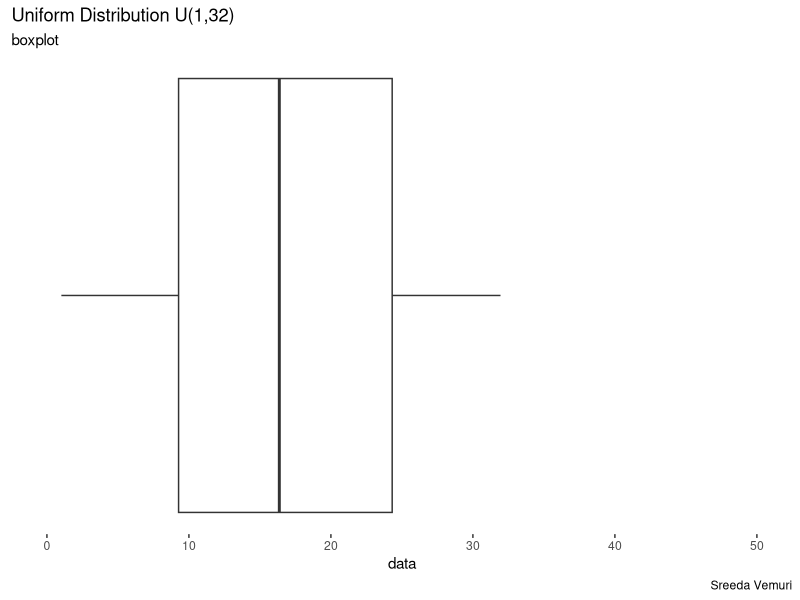
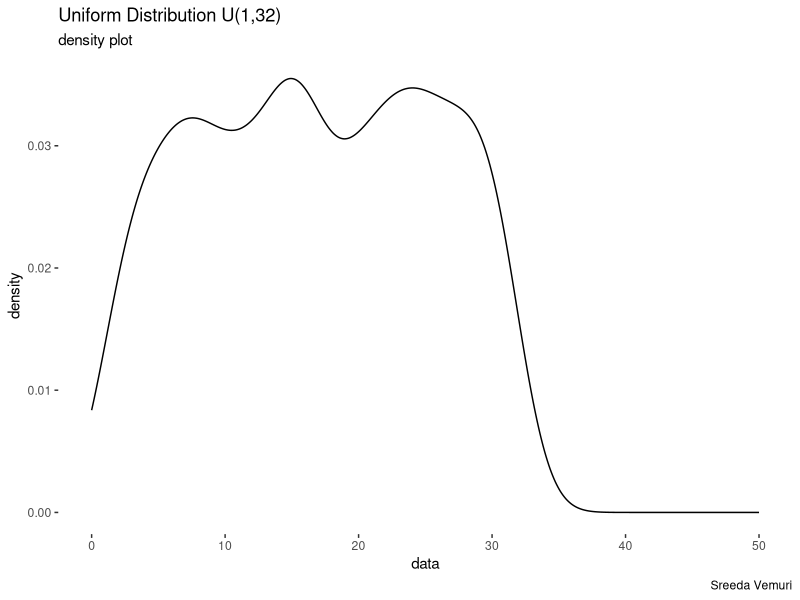
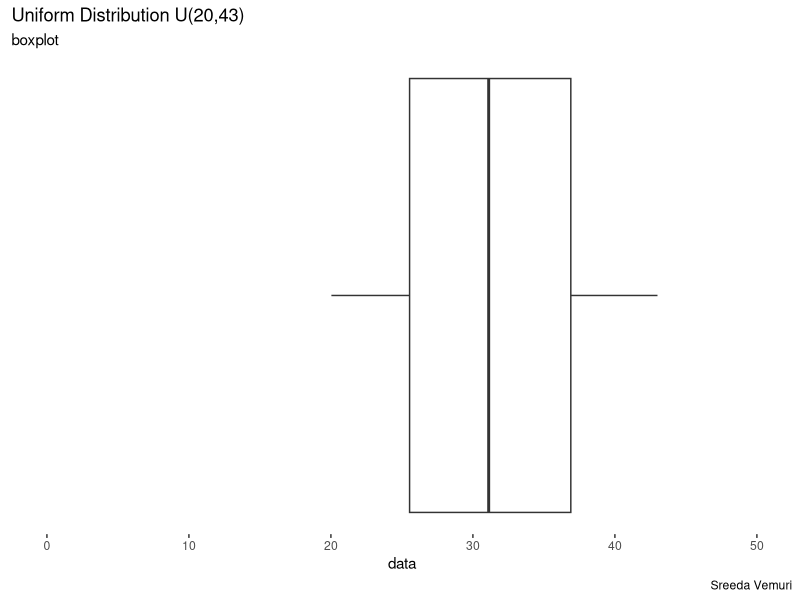
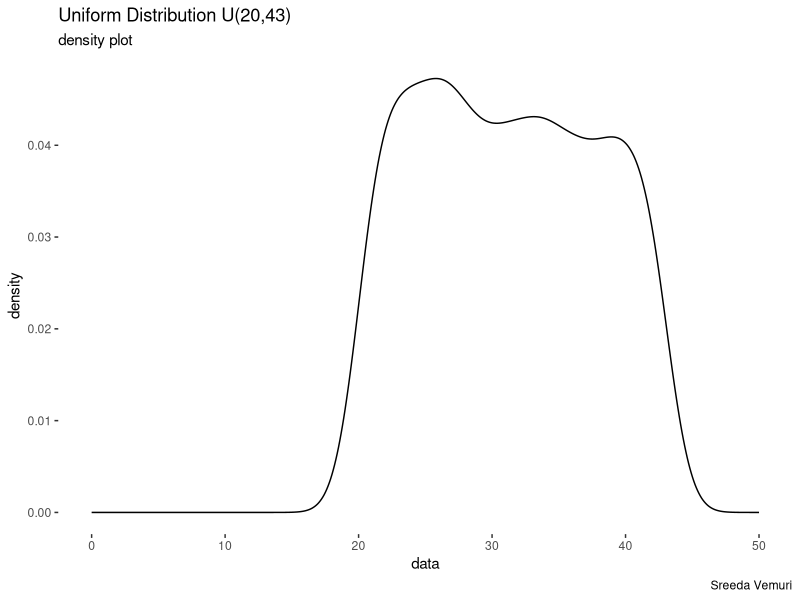
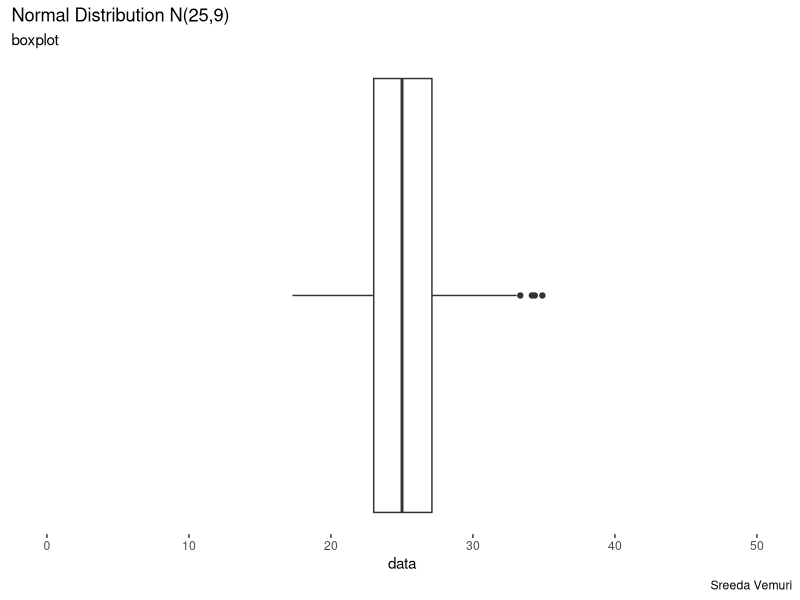
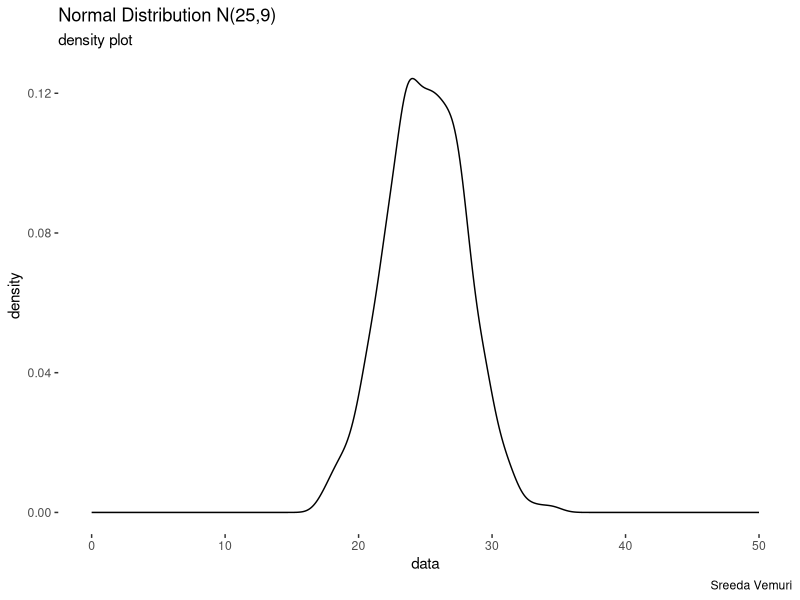
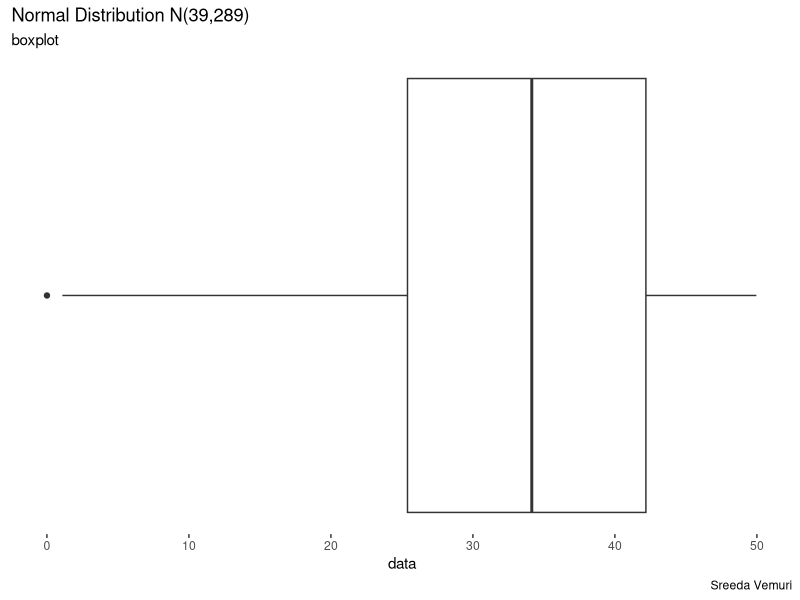
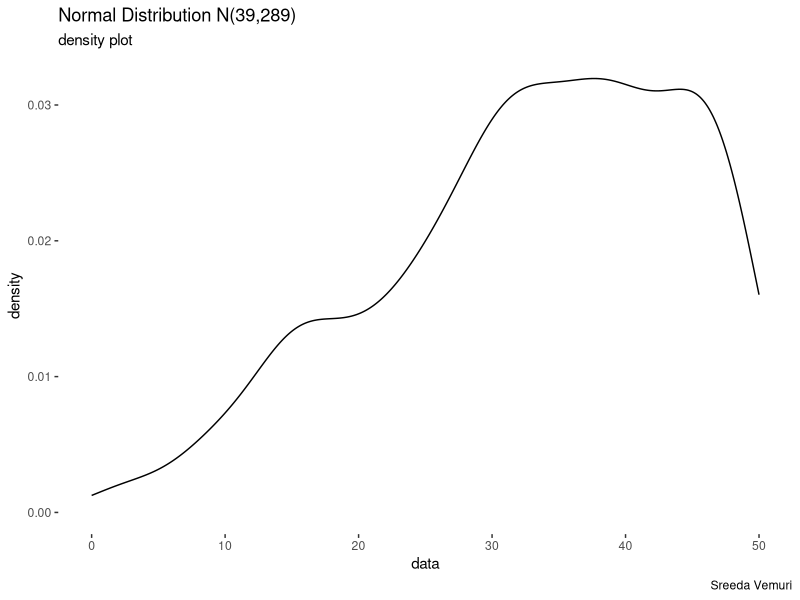

Generate these figures, in order, with R:
## ---- chunk 1
library("ggplot2")
## ---- chunk 2
N <- 1000
a <- 1
b <- 32
data <- runif(N, a, b) #function that is used when creating the plots
df <- data.frame(data)

ggplot(df, aes(y = data)) +
  coord_flip() +
  geom_boxplot() + #Creates a boxplot
  labs(title = paste0("Uniform Distribution U(", a, ",", b, ")"),
       subtitle = "boxplot",
       caption = "Sreeda Vemuri") +
  theme(axis.text.y = element_blank(),
        axis.ticks.y = element_blank(),
        panel.background = element_blank(),
        panel.grid.major = element_blank(),
        panel.grid.minor = element_blank()) +
  ylim(0,50) 

ggplot(df, aes(x = data)) +
  geom_density(kernel = "gaussian") + # curve that plots the function in a linear format
  labs(title = paste0("Uniform Distribution U(", a, ",", b, ")"),
       subtitle = "density plot",
       caption = "Sreeda Vemuri") +
  theme(panel.background = element_blank(), #color of the background of the bar plot, can be changed by element_rect(fill, color, size)
        panel.grid.major = element_blank(),
        panel.grid.minor = element_blank()) +
  xlim(0,50) #x-axis limits (0-50)
## ---- chunk 3
N <- 1000
a <- 20
b <- 43
data <- runif(N, a, b)
df <- data.frame(data)

ggplot(df, aes(y = data)) +
  coord_flip() +
  geom_boxplot() +
  labs(title = paste0("Uniform Distribution U(", a, ",", b, ")"),
       subtitle = "boxplot",
       caption = "Sreeda Vemuri") +
  theme(axis.text.y = element_blank(),
        axis.ticks.y = element_blank(),
        panel.background = element_blank(),
        panel.grid.major = element_blank(),
        panel.grid.minor = element_blank()) +
  ylim(0,50)

ggplot(df, aes(x = data)) +
  geom_density(kernel = "gaussian") +
  labs(title = paste0("Uniform Distribution U(", a, ",", b, ")"),
       subtitle = "density plot",
       caption = "Sreeda Vemuri") +
  theme(panel.background = element_blank(),
        panel.grid.major = element_blank(),
        panel.grid.minor = element_blank()) +
  xlim(0,50)
## ---- chunk 4
N <- 1000
mu <- 25
sd <- 3
data <- rnorm(N, mu, sd)
df <- data.frame(data)

ggplot(df, aes(y = data)) +
  coord_flip() +
  geom_boxplot() +
  labs(title = paste0("Normal Distribution N(", mu, ",", sd*sd, ")"),
       subtitle = "boxplot",
       caption = "Sreeda Vemuri") +
  theme(axis.text.y = element_blank(),
        axis.ticks.y = element_blank(),
        panel.background = element_blank(),
        panel.grid.major = element_blank(),
        panel.grid.minor = element_blank()) +
  ylim(0,50)

ggplot(df, aes(x = data)) +
  geom_density(kernel = "gaussian") +
  labs(title = paste0("Normal Distribution N(", mu, ",", sd*sd, ")"),
       subtitle = "density plot",
       caption = "Sreeda Vemuri") +
  theme(panel.background = element_blank(),
        panel.grid.major = element_blank(),
        panel.grid.minor = element_blank()) +
  xlim(0,50)
## ---- chunk 5
N <- 1000
mu <- 39
sd <- 17
data <- rnorm(N, mu, sd)
df <- data.frame(data)

ggplot(df, aes(y = data)) +
  coord_flip() +
  geom_boxplot() +
  labs(title = paste0("Normal Distribution N(", mu, ",", sd*sd, ")"),
       subtitle = "boxplot",
       caption = "Sreeda Vemuri") +
  theme(axis.text.y = element_blank(),
        axis.ticks.y = element_blank(),
        panel.background = element_blank(),
        panel.grid.major = element_blank(),
        panel.grid.minor = element_blank()) +
  ylim(0,50)

ggplot(df, aes(x = data)) +
  geom_density(kernel = "gaussian") +
  labs(title = paste0("Normal Distribution N(", mu, ",", sd*sd, ")"),
       subtitle = "density plot",
       caption = "Sreeda Vemuri") +
  theme(panel.background = element_blank(),
        panel.grid.major = element_blank(),
        panel.grid.minor = element_blank()) +
  xlim(0,50)
## ---- chunk 6
N <- 1000
mu <- 32
data <- rexp(N, 1/mu)
df <- data.frame(data)

ggplot(df, aes(y = data)) +
  coord_flip() +
  geom_boxplot() +
  labs(title = paste0("Exponential Distribution E(1/", mu, ")"),
       subtitle = "boxplot",
       caption = "Sreeda Vemuri") +
  theme(axis.text.y = element_blank(),
        axis.ticks.y = element_blank(),
        panel.background = element_blank(),
        panel.grid.major = element_blank(),
        panel.grid.minor = element_blank()) +
  ylim(0,50)

ggplot(df, aes(x = data)) +
  geom_density(kernel = "gaussian") +
  labs(title = paste0("Exponential Distribution E(1/", mu, ")"),
       subtitle = "density plot",
       caption = "Sreeda Vemuri") +
  theme(panel.background = element_blank(),
        panel.grid.major = element_blank(),
        panel.grid.minor = element_blank()) +
  xlim(0,50)
## ---- chunk 7
N <- 1000
mu <- 19
data <- rexp(N, 1/mu)
df <- data.frame(data)

ggplot(df, aes(y = data)) +
  coord_flip() +
  geom_boxplot() +
  labs(title = paste0("Exponential Distribution E(1/", mu, ")"),
       subtitle = "boxplot",
       caption = "Sreeda Vemuri") +
  theme(axis.text.y = element_blank(),
        axis.ticks.y = element_blank(),
        panel.background = element_blank(),
        panel.grid.major = element_blank(),
        panel.grid.minor = element_blank()) +
  ylim(0,50)

ggplot(df, aes(x = data)) +
  geom_density(kernel = "gaussian") +
  labs(title = paste0("Exponential Distribution E(1/", mu, ")"),
       subtitle = "density plot",
       caption = "Sreeda Vemuri") +
  theme(panel.background = element_blank(),
        panel.grid.major = element_blank(),
        panel.grid.minor = element_blank()) +
  xlim(0,50)
